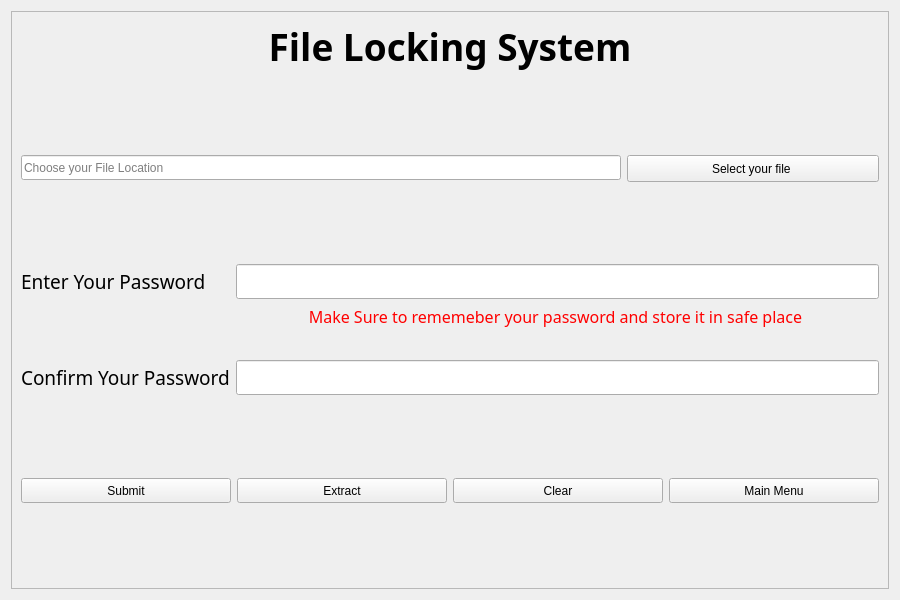
<?xml version="1.0" encoding="UTF-8"?>
<ui version="4.0">
 <class>Form</class>
 <widget class="QWidget" name="Form">
  <property name="geometry">
   <rect>
    <x>0</x>
    <y>0</y>
    <width>900</width>
    <height>600</height>
   </rect>
  </property>
  <property name="minimumSize">
   <size>
    <width>900</width>
    <height>600</height>
   </size>
  </property>
  <property name="maximumSize">
   <size>
    <width>900</width>
    <height>600</height>
   </size>
  </property>
  <property name="windowTitle">
   <string>Form</string>
  </property>
  <layout class="QVBoxLayout" name="verticalLayout_2">
   <item>
    <widget class="QFrame" name="frame">
     <property name="frameShape">
      <enum>QFrame::StyledPanel</enum>
     </property>
     <property name="frameShadow">
      <enum>QFrame::Raised</enum>
     </property>
     <layout class="QVBoxLayout" name="verticalLayout">
      <item>
       <widget class="QLabel" name="label_3">
        <property name="font">
         <font>
          <family>Rockwell</family>
          <pointsize>28</pointsize>
          <bold>true</bold>
         </font>
        </property>
        <property name="text">
         <string>File Locking System</string>
        </property>
        <property name="alignment">
         <set>Qt::AlignCenter</set>
        </property>
       </widget>
      </item>
      <item>
       <spacer name="verticalSpacer_2">
        <property name="orientation">
         <enum>Qt::Vertical</enum>
        </property>
        <property name="sizeHint" stdset="0">
         <size>
          <width>20</width>
          <height>40</height>
         </size>
        </property>
       </spacer>
      </item>
      <item>
       <layout class="QFormLayout" name="formLayout">
        <item row="0" column="0">
         <widget class="QLineEdit" name="TxtChooseFile">
          <property name="minimumSize">
           <size>
            <width>600</width>
            <height>25</height>
           </size>
          </property>
          <property name="placeholderText">
           <string>Choose your File Location</string>
          </property>
         </widget>
        </item>
        <item row="0" column="1">
         <widget class="QPushButton" name="BtnChooseFile">
          <property name="minimumSize">
           <size>
            <width>0</width>
            <height>27</height>
           </size>
          </property>
          <property name="text">
           <string>Select your file </string>
          </property>
         </widget>
        </item>
       </layout>
      </item>
      <item>
       <spacer name="verticalSpacer_3">
        <property name="orientation">
         <enum>Qt::Vertical</enum>
        </property>
        <property name="sizeHint" stdset="0">
         <size>
          <width>20</width>
          <height>40</height>
         </size>
        </property>
       </spacer>
      </item>
      <item>
       <layout class="QFormLayout" name="formLayout_2">
        <item row="0" column="0">
         <widget class="QLabel" name="label">
          <property name="font">
           <font>
            <family>Rockwell</family>
            <pointsize>14</pointsize>
           </font>
          </property>
          <property name="text">
           <string>Enter Your Password </string>
          </property>
         </widget>
        </item>
        <item row="0" column="1">
         <widget class="QLineEdit" name="TxtPassword">
          <property name="minimumSize">
           <size>
            <width>400</width>
            <height>0</height>
           </size>
          </property>
          <property name="font">
           <font>
            <family>Rockwell</family>
            <pointsize>14</pointsize>
           </font>
          </property>
          <property name="echoMode">
           <enum>QLineEdit::PasswordEchoOnEdit</enum>
          </property>
         </widget>
        </item>
        <item row="2" column="1">
         <spacer name="horizontalSpacer">
          <property name="orientation">
           <enum>Qt::Horizontal</enum>
          </property>
          <property name="sizeHint" stdset="0">
           <size>
            <width>40</width>
            <height>20</height>
           </size>
          </property>
         </spacer>
        </item>
        <item row="3" column="0">
         <widget class="QLabel" name="label_2">
          <property name="font">
           <font>
            <family>Rockwell</family>
            <pointsize>14</pointsize>
           </font>
          </property>
          <property name="text">
           <string>Confirm Your Password</string>
          </property>
         </widget>
        </item>
        <item row="3" column="1">
         <widget class="QLineEdit" name="TxtConfirmPassword">
          <property name="minimumSize">
           <size>
            <width>400</width>
            <height>0</height>
           </size>
          </property>
          <property name="font">
           <font>
            <family>Rockwell</family>
            <pointsize>14</pointsize>
           </font>
          </property>
          <property name="echoMode">
           <enum>QLineEdit::PasswordEchoOnEdit</enum>
          </property>
         </widget>
        </item>
        <item row="1" column="1">
         <widget class="QLabel" name="label_4">
          <property name="font">
           <font>
            <family>Rockwell Condensed</family>
            <pointsize>12</pointsize>
           </font>
          </property>
          <property name="styleSheet">
           <string notr="true">color: rgb(255, 0, 0);</string>
          </property>
          <property name="text">
           <string>Make Sure to rememeber your password and store it in safe place </string>
          </property>
          <property name="alignment">
           <set>Qt::AlignCenter</set>
          </property>
         </widget>
        </item>
       </layout>
      </item>
      <item>
       <spacer name="verticalSpacer_4">
        <property name="font">
         <font>
          <family>Rockwell</family>
          <pointsize>14</pointsize>
         </font>
        </property>
        <property name="orientation">
         <enum>Qt::Vertical</enum>
        </property>
        <property name="sizeHint" stdset="0">
         <size>
          <width>20</width>
          <height>40</height>
         </size>
        </property>
       </spacer>
      </item>
      <item>
       <layout class="QHBoxLayout" name="horizontalLayout">
        <item>
         <widget class="QPushButton" name="BtnSubmit">
          <property name="minimumSize">
           <size>
            <width>0</width>
            <height>25</height>
           </size>
          </property>
          <property name="text">
           <string>Submit</string>
          </property>
         </widget>
        </item>
        <item>
         <widget class="QPushButton" name="BtnExtract">
          <property name="minimumSize">
           <size>
            <width>0</width>
            <height>25</height>
           </size>
          </property>
          <property name="text">
           <string>Extract</string>
          </property>
         </widget>
        </item>
        <item>
         <widget class="QPushButton" name="BtnClose">
          <property name="minimumSize">
           <size>
            <width>0</width>
            <height>25</height>
           </size>
          </property>
          <property name="text">
           <string>Clear</string>
          </property>
         </widget>
        </item>
        <item>
         <widget class="QPushButton" name="BtnMainMenu">
          <property name="minimumSize">
           <size>
            <width>0</width>
            <height>25</height>
           </size>
          </property>
          <property name="text">
           <string>Main Menu</string>
          </property>
         </widget>
        </item>
       </layout>
      </item>
      <item>
       <spacer name="verticalSpacer">
        <property name="orientation">
         <enum>Qt::Vertical</enum>
        </property>
        <property name="sizeHint" stdset="0">
         <size>
          <width>20</width>
          <height>40</height>
         </size>
        </property>
       </spacer>
      </item>
     </layout>
    </widget>
   </item>
  </layout>
 </widget>
 <resources/>
 <connections/>
</ui>
